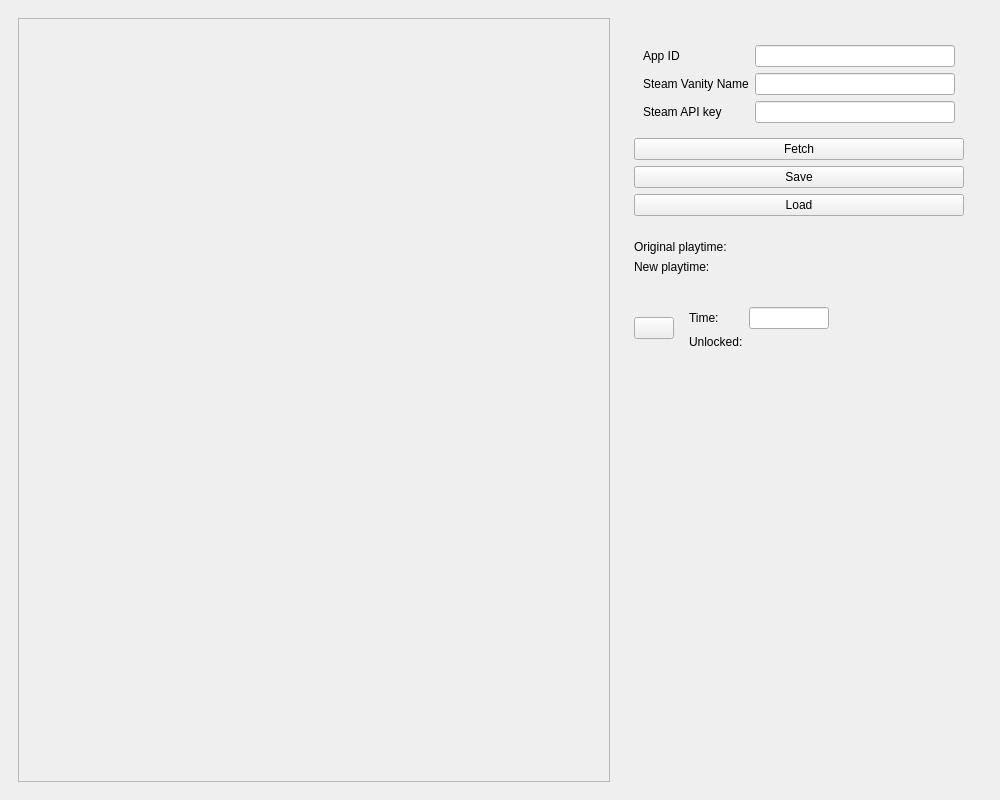
<?xml version="1.0" encoding="UTF-8"?>
<ui version="4.0">
 <class>MainWindow</class>
 <widget class="QMainWindow" name="MainWindow">
  <property name="geometry">
   <rect>
    <x>0</x>
    <y>0</y>
    <width>1000</width>
    <height>800</height>
   </rect>
  </property>
  <property name="minimumSize">
   <size>
    <width>1000</width>
    <height>800</height>
   </size>
  </property>
  <property name="windowTitle">
   <string>Achievements Timeline</string>
  </property>
  <property name="windowIcon">
   <iconset>
    <normaloff>assets/icon.png</normaloff>assets/icon.png</iconset>
  </property>
  <widget class="QWidget" name="main_widget">
   <layout class="QVBoxLayout" name="verticalLayout">
    <item>
     <widget class="QWidget" name="workspace" native="true">
      <layout class="QHBoxLayout" name="horizontalLayout">
       <item>
        <widget class="QScrollArea" name="timeline_scroll">
         <property name="sizePolicy">
          <sizepolicy hsizetype="Expanding" vsizetype="Expanding">
           <horstretch>0</horstretch>
           <verstretch>0</verstretch>
          </sizepolicy>
         </property>
         <property name="widgetResizable">
          <bool>true</bool>
         </property>
         <widget class="QWidget" name="timeline_content">
          <property name="geometry">
           <rect>
            <x>0</x>
            <y>0</y>
            <width>623</width>
            <height>774</height>
           </rect>
          </property>
          <property name="sizePolicy">
           <sizepolicy hsizetype="Expanding" vsizetype="Expanding">
            <horstretch>0</horstretch>
            <verstretch>0</verstretch>
           </sizepolicy>
          </property>
          <layout class="QVBoxLayout" name="verticalLayout_3"/>
         </widget>
        </widget>
       </item>
       <item>
        <widget class="QWidget" name="control_panel" native="true">
         <property name="sizePolicy">
          <sizepolicy hsizetype="Maximum" vsizetype="Preferred">
           <horstretch>0</horstretch>
           <verstretch>0</verstretch>
          </sizepolicy>
         </property>
         <layout class="QVBoxLayout" name="verticalLayout_2">
          <item>
           <widget class="QWidget" name="input_panel" native="true">
            <layout class="QVBoxLayout" name="verticalLayout_4">
             <item>
              <widget class="QWidget" name="data_panel" native="true">
               <layout class="QGridLayout" name="gridLayout_2">
                <item row="0" column="0">
                 <widget class="QLabel" name="app_id_name">
                  <property name="text">
                   <string>App ID</string>
                  </property>
                 </widget>
                </item>
                <item row="0" column="1">
                 <widget class="QLineEdit" name="app_id_value"/>
                </item>
                <item row="1" column="0">
                 <widget class="QLabel" name="vanity_name_name">
                  <property name="text">
                   <string>Steam Vanity Name</string>
                  </property>
                 </widget>
                </item>
                <item row="1" column="1">
                 <widget class="QLineEdit" name="vanity_name_value"/>
                </item>
                <item row="2" column="0">
                 <widget class="QLabel" name="api_key_name">
                  <property name="text">
                   <string>Steam API key</string>
                  </property>
                 </widget>
                </item>
                <item row="2" column="1">
                 <widget class="QLineEdit" name="api_key_value"/>
                </item>
               </layout>
              </widget>
             </item>
             <item>
              <widget class="QPushButton" name="fetch_button">
               <property name="text">
                <string>Fetch</string>
               </property>
              </widget>
             </item>
             <item>
              <widget class="QPushButton" name="save_button">
               <property name="text">
                <string>Save</string>
               </property>
              </widget>
             </item>
             <item>
              <widget class="QPushButton" name="load_button">
               <property name="text">
                <string>Load</string>
               </property>
              </widget>
             </item>
            </layout>
           </widget>
          </item>
          <item>
           <widget class="QWidget" name="info_panel" native="true">
            <layout class="QGridLayout" name="gridLayout">
             <item row="1" column="1">
              <widget class="QLabel" name="orig_pt_value">
               <property name="text">
                <string/>
               </property>
              </widget>
             </item>
             <item row="1" column="0">
              <widget class="QLabel" name="orig_pt_name">
               <property name="text">
                <string>Original playtime:</string>
               </property>
              </widget>
             </item>
             <item row="3" column="1">
              <widget class="QLabel" name="new_pt_value">
               <property name="text">
                <string/>
               </property>
              </widget>
             </item>
             <item row="3" column="0">
              <widget class="QLabel" name="new_pt_name">
               <property name="text">
                <string>New playtime:</string>
               </property>
              </widget>
             </item>
            </layout>
           </widget>
          </item>
          <item>
           <widget class="QWidget" name="replay_panel" native="true">
            <layout class="QHBoxLayout" name="horizontalLayout_2">
             <item>
              <widget class="QPushButton" name="replay_button">
               <property name="sizePolicy">
                <sizepolicy hsizetype="Maximum" vsizetype="Maximum">
                 <horstretch>0</horstretch>
                 <verstretch>0</verstretch>
                </sizepolicy>
               </property>
               <property name="text">
                <string/>
               </property>
               <property name="icon">
                <iconset theme="QIcon::ThemeIcon::MediaPlaybackStart"/>
               </property>
               <property name="iconSize">
                <size>
                 <width>30</width>
                 <height>30</height>
                </size>
               </property>
               <property name="checkable">
                <bool>true</bool>
               </property>
              </widget>
             </item>
             <item>
              <widget class="QWidget" name="replay_stats" native="true">
               <layout class="QGridLayout" name="gridLayout_3">
                <item row="0" column="0">
                 <widget class="QLabel" name="replay_time_name">
                  <property name="text">
                   <string>Time:</string>
                  </property>
                 </widget>
                </item>
                <item row="1" column="2">
                 <widget class="QLabel" name="replay_ach_count_postfix">
                  <property name="minimumSize">
                   <size>
                    <width>80</width>
                    <height>0</height>
                   </size>
                  </property>
                  <property name="text">
                   <string/>
                  </property>
                 </widget>
                </item>
                <item row="0" column="1">
                 <widget class="QLineEdit" name="replay_time_value">
                  <property name="sizePolicy">
                   <sizepolicy hsizetype="Expanding" vsizetype="Fixed">
                    <horstretch>0</horstretch>
                    <verstretch>0</verstretch>
                   </sizepolicy>
                  </property>
                  <property name="maximumSize">
                   <size>
                    <width>80</width>
                    <height>16777215</height>
                   </size>
                  </property>
                  <property name="alignment">
                   <set>Qt::AlignmentFlag::AlignCenter</set>
                  </property>
                 </widget>
                </item>
                <item row="1" column="1">
                 <widget class="QLabel" name="replay_ach_count_value">
                  <property name="text">
                   <string/>
                  </property>
                  <property name="alignment">
                   <set>Qt::AlignmentFlag::AlignCenter</set>
                  </property>
                 </widget>
                </item>
                <item row="0" column="2">
                 <widget class="QLabel" name="replay_time_postfix">
                  <property name="minimumSize">
                   <size>
                    <width>80</width>
                    <height>0</height>
                   </size>
                  </property>
                  <property name="text">
                   <string/>
                  </property>
                 </widget>
                </item>
                <item row="1" column="0">
                 <widget class="QLabel" name="replay_ach_count_name">
                  <property name="text">
                   <string>Unlocked:</string>
                  </property>
                 </widget>
                </item>
                <item row="0" column="3">
                 <spacer name="horizontal_spacer_2">
                  <property name="orientation">
                   <enum>Qt::Orientation::Horizontal</enum>
                  </property>
                  <property name="sizeHint" stdset="0">
                   <size>
                    <width>40</width>
                    <height>20</height>
                   </size>
                  </property>
                 </spacer>
                </item>
               </layout>
              </widget>
             </item>
            </layout>
           </widget>
          </item>
          <item>
           <spacer name="vertical_spacer_1">
            <property name="orientation">
             <enum>Qt::Orientation::Vertical</enum>
            </property>
            <property name="sizeHint" stdset="0">
             <size>
              <width>20</width>
              <height>40</height>
             </size>
            </property>
           </spacer>
          </item>
         </layout>
        </widget>
       </item>
      </layout>
     </widget>
    </item>
   </layout>
  </widget>
 </widget>
 <resources/>
 <connections/>
</ui>
